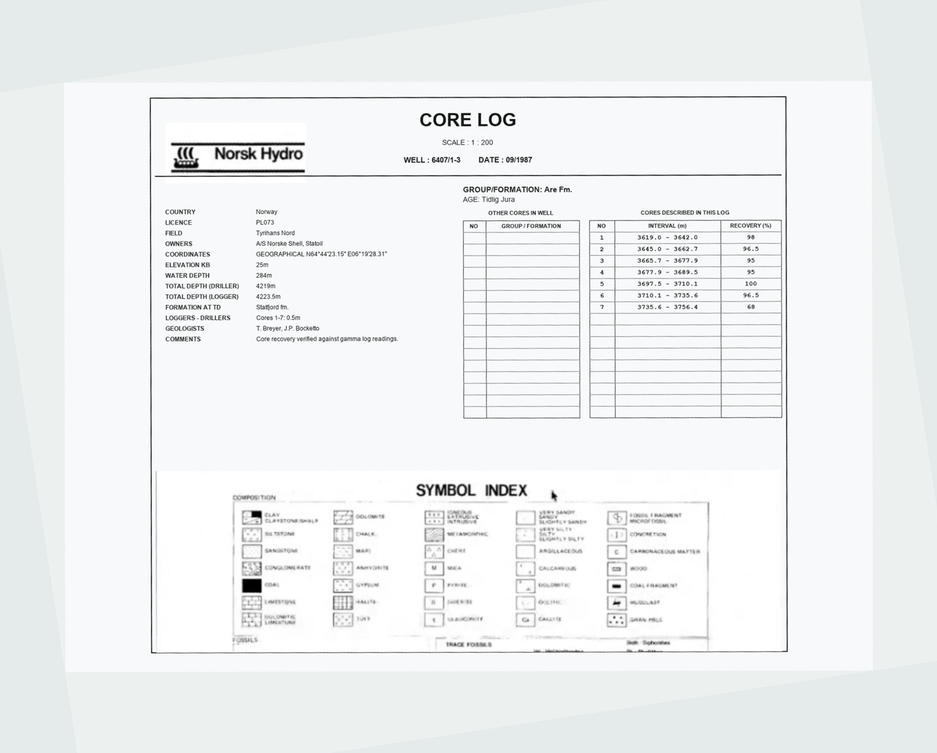
#> input picture ergon-data-study/deskewed_01.png, 937 x 753 px, shrunk from 1600 x 1287 before the run
$ python -i test_universal_cropper.py   (imports and definitions only)
#> lines starting #> are read from the running program, lines starting #| are printed output that depends on the picture; after the words box and inside, x2 and y2 are one past the last pixel; in counts of white or black regions, pixels touching at a corner belong together
#> further down, picture is the input picture: shape (753, 937, 3); mean B, G, R 241.6, 241.4, 238.7
import os
import cv2
import numpy as np
import pymupdf
from itertools import groupby
from operator import itemgetter


def detect_table_cutoff(img_bgr: np.ndarray) -> int:
    """
    Universal Table Cutoff Detector
    -------------------------------
    Detects the bottom Y-coordinate of the core summary table, supporting both:
      1. Open Tables (horizontal lines only, 0 vertical dividers)
      2. Closed Grid Tables (with vertical dividers & borders)
    """
    height, width = img_bgr.shape[:2]

    # Convert to black-and-white
    gray = cv2.cvtColor(img_bgr, cv2.COLOR_BGR2GRAY)
    _, bw = cv2.threshold(gray, 220, 255, cv2.THRESH_BINARY_INV)
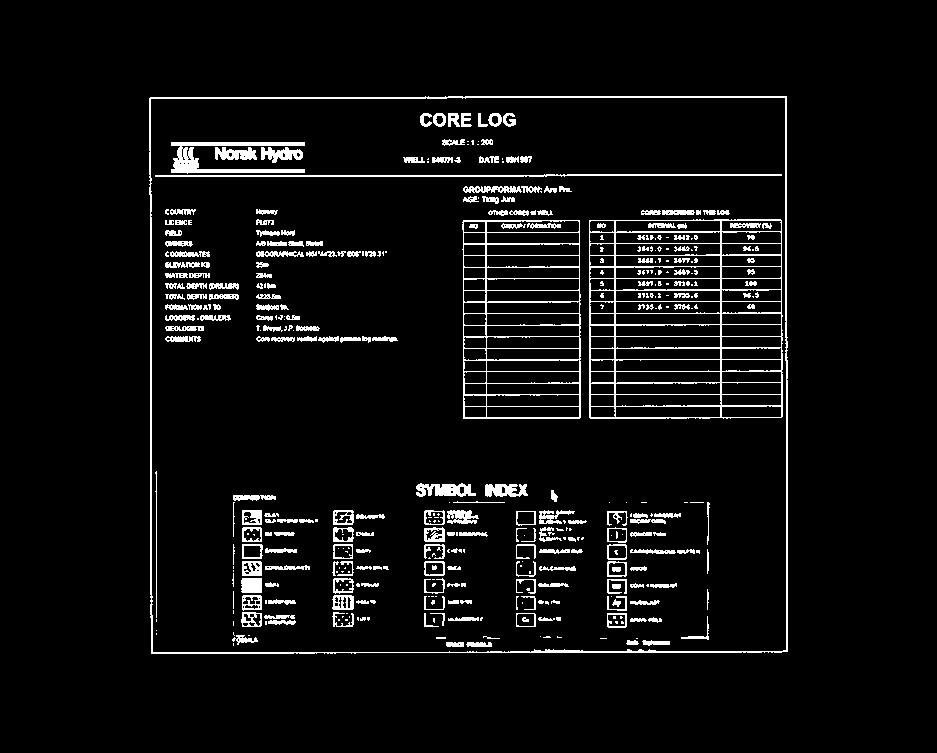
#> bw: shape (753, 937); 5.5% white in thin lines or dots, all inside (x1, y1, x2, y2) = (149, 96, 788, 654)

    # Search region: upper 75% of page, right 65% of width
    roi_top = int(height * 0.15)
    roi_bottom = int(height * 0.75)
    roi_left = int(width * 0.35)
    roi_right = int(width * 0.95)
    roi_bw = bw[roi_top:roi_bottom, roi_left:roi_right]
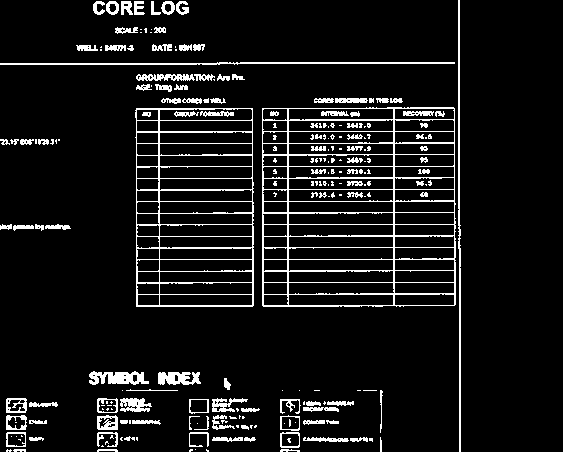
#> roi_bw: shape (452, 563); 8.4% white in thin lines or dots, all inside (x1, y1, x2, y2) = (0, 0, 461, 452)

    # 1. Ladder Engine (Horizontal lines only)
    h_kernel = cv2.getStructuringElement(cv2.MORPH_RECT, (25, 1))
    h_lines = cv2.morphologyEx(roi_bw, cv2.MORPH_OPEN, h_kernel)
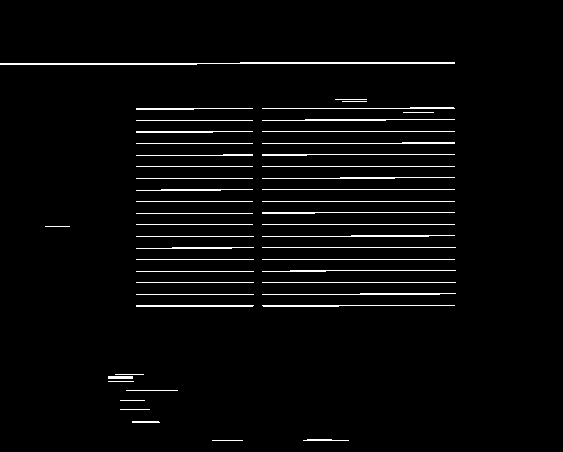
#> h_lines: shape (452, 563); 3.1% white in thin lines or dots, all inside (x1, y1, x2, y2) = (0, 62, 456, 441)
    heal_kernel = cv2.getStructuringElement(cv2.MORPH_RECT, (5, 1))
    h_lines = cv2.morphologyEx(h_lines, cv2.MORPH_CLOSE, heal_kernel)

    row_sums = np.sum(h_lines, axis=1)
#> row_sums = 452 values, max 116025 at index 63, min 0 at index 0, mean 4495.2
    peaks = np.where(row_sums > 35 * 255)[0]
#> peaks = 37 values from 62 to 440

    line_ys = []
    for k, g in groupby(enumerate(peaks), lambda ix: ix[0] - ix[1]):
        line_ys.append(int(np.mean(list(map(itemgetter(1), g)))))
#> this loop made 21 passes
#> k on passes 1 to 8: -62, -104, -113, -123, -132, -142, -152, -162
#> after the loop, line_ys = [63, 108, 119, 131, 142, 154, 166, 177, 189, 201, 212, 224, 235, 247, 259, 270, 282, 293, 305, 390, 440]

    ladder_end_y = None
    if len(line_ys) >= 4:
        ladders = []
        curr_ladder = [line_ys[0]]
#> curr_ladder = [63]
        for i in range(1, len(line_ys)):
            diff = line_ys[i] - line_ys[i - 1]
            if 14 <= diff <= 55:  # standard row height or 1 skipped/faded line
                curr_ladder.append(line_ys[i])
            else:
                if len(curr_ladder) >= 4:
                    ladders.append(curr_ladder)
                curr_ladder = [line_ys[i]]
#> this loop made 20 passes
#> (diff, curr_ladder) on passes 2 to 9: (11, [119]), (12, [131]), (11, [142]), (12, [154]), (12, [166]), (11, [177]), (12, [189]), (12, [201])
#> after the loop, ladders = []
        if len(curr_ladder) >= 4:
            ladders.append(curr_ladder)

        if ladders:
            longest = max(ladders, key=len)
            ladder_end_y = roi_top + longest[-1]

    # 2. Grid Box Engine (Closed tables)
    v_kernel = cv2.getStructuringElement(cv2.MORPH_RECT, (1, 30))
    v_lines = cv2.morphologyEx(bw, cv2.MORPH_OPEN, v_kernel)
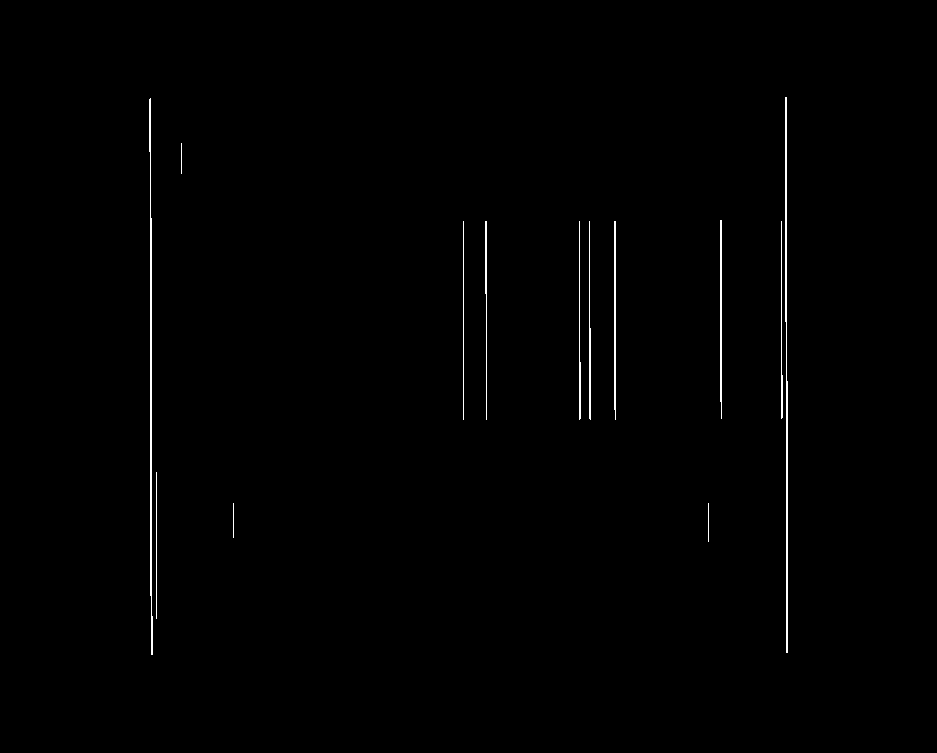
#> v_lines: shape (753, 937); 0.62% white in thin lines or dots, all inside (x1, y1, x2, y2) = (149, 97, 788, 655)
    h_full = cv2.morphologyEx(bw, cv2.MORPH_OPEN, cv2.getStructuringElement(cv2.MORPH_RECT, (40, 1)))
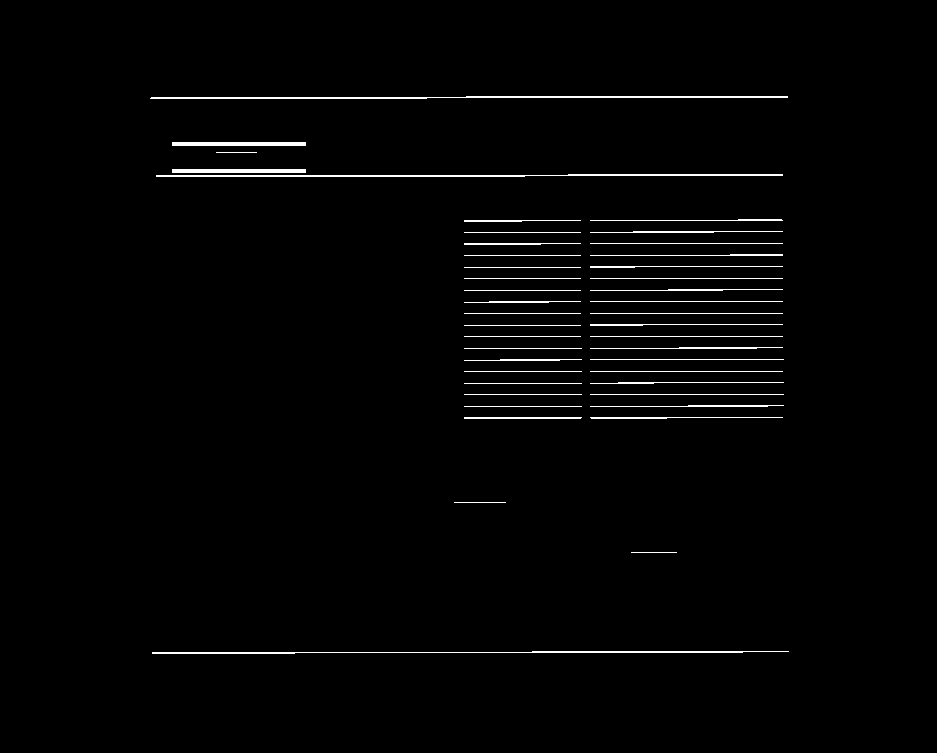
#> h_full: shape (753, 937); 1.6% white in thin lines or dots, all inside (x1, y1, x2, y2) = (150, 96, 789, 654)
    grid = h_full + v_lines
    contours, _ = cv2.findContours(grid, cv2.RETR_TREE, cv2.CHAIN_APPROX_SIMPLE)
#> contours = 97 contours, 6 with area under 20; largest, box (x1, y1, x2, y2) and area: (149, 96, 789, 655) 353672, (150, 97, 787, 653) 351752, (589, 219, 784, 420) 38009, (463, 220, 582, 420) 23044, (615, 359, 721, 372) 1258
    box_end_y = None
    for c in contours:
        x, y, box_w, box_h = cv2.boundingRect(c)
        if (
            x > (width * 0.35)
            and y < (height * 0.50)
            and box_w > 150
            and box_h > 100
            and box_w < (width * 0.80)
            and box_h < (height * 0.80)
        ):
            end = y + box_h
            if box_end_y is None or end > box_end_y:
                box_end_y = end
#> this loop made 97 passes
#> (x, y, box_w, box_h, end, box_end_y) on pass 43: (589, 219, 195, 201, 420, 420)
#> after the loop, box_end_y = 420

    detected = [y for y in [ladder_end_y, box_end_y] if y is not None]
#> detected = [420]
    if detected:
        return max(detected) + 8
    return int(height * 0.50)


# [11 lines left out: function crop_and_verify, not called in this run]


# [22 lines not run here, left out]

>>> import cv2
>>> picture = cv2.imread('deskewed_01.png')
>>> result = detect_table_cutoff(picture)
#> result = 428

$ run again, on ergon-data-study/sample_10.png
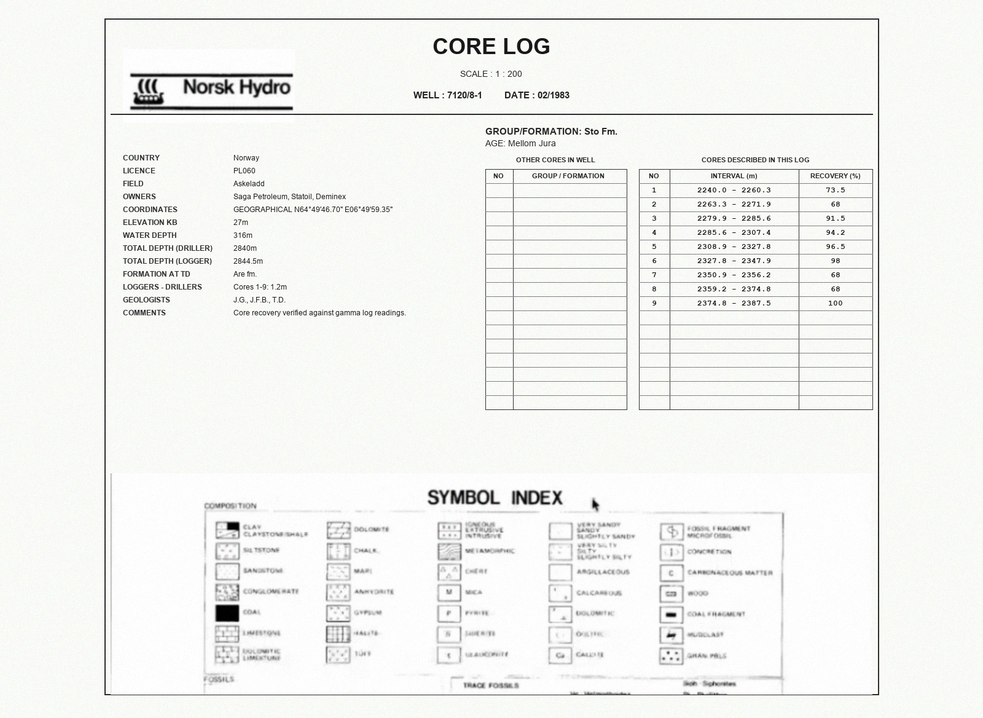
#> input picture ergon-data-study/sample_10.png, 983 x 718 px, shrunk from 1600 x 1168 before the run
#> picture is the input picture: shape (718, 983, 3); mean B, G, R 240.8, 243.4, 242.3
#> in detect_table_cutoff, `_, bw = cv2.threshold(gray, 220, 255, cv2.THRESH_BINARY_INV)`:
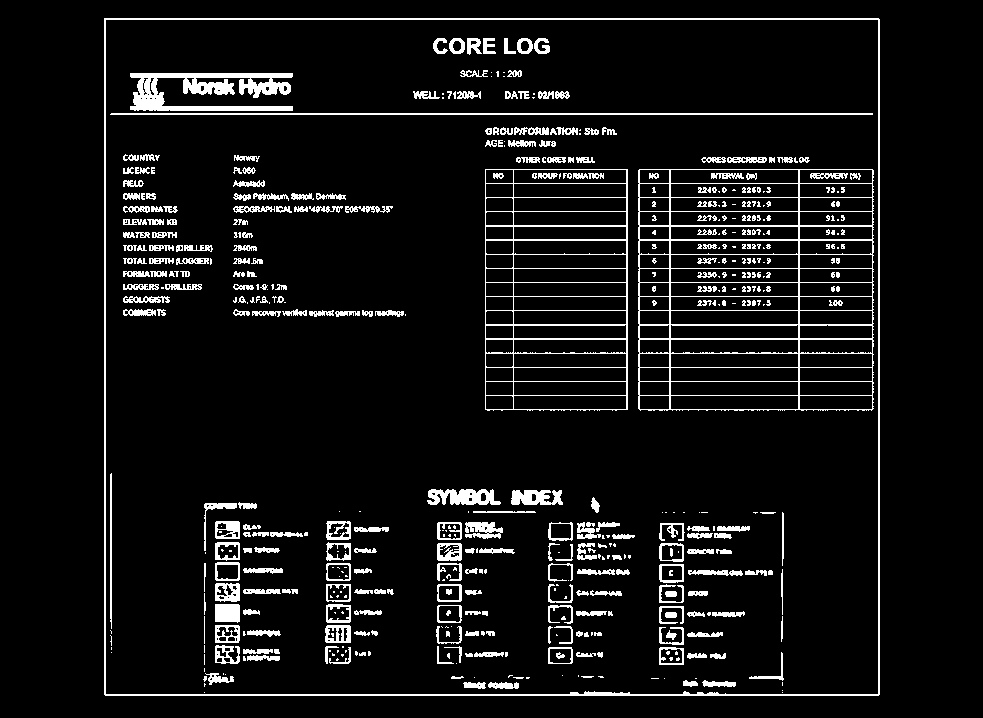
#> bw: shape (718, 983); 7.3% white in thin lines or dots, all inside (x1, y1, x2, y2) = (104, 18, 880, 696)
#> roi_bw: shape (431, 589); 8.6% white in thin lines or dots
#> row_sums = 431 values, max 134895 at index 6, min 0 at index 0, mean 5861.5
#> peaks = 28 values from 6 to 427
#> the loop in detect_table_cutoff, `for k, g in groupby(enumerate(peaks), lambda ix: ix[0] - ix[1]):` made 23 passes
#> k on passes 1 to 8: -6, -60, -73, -86, -99, -112, -124, -137
#> after the loop in detect_table_cutoff, `for k, g in groupby(enumerate(peaks), lambda ix: ix[0] - ix[1]):`: line_ys = [6, 62, 76, 90, 104, 118, 132, 147, 161, 175, 189, 203, 217, 231, 246, 260, 274, 288, 302, 394, 405, 423, 427]
#> in detect_table_cutoff, `curr_ladder = [line_ys[0]]`: curr_ladder = [6]
#> the loop in detect_table_cutoff, `for i in range(1, len(line_ys)):` made 22 passes
#> (diff, curr_ladder) on passes 1, 19, 20, 22: (56, [62]), (92, [394]), (11, [405]), (4, [427])
#> after the loop in detect_table_cutoff, `for i in range(1, len(line_ys)):`: ladders = [[62, 76, 90, 104, 118, 132, 147, 161, 175, 189, 203, 217, 231, 246, 260, 274, 288, 302]]
#> longest = [62, 76, 90, 104, 118, 132, 147, 161, 175, 189, 203, 217, 231, 246, 260, 274, 288, 302]
#> ladder_end_y = 409
#> v_lines: shape (718, 983); 0.82% white in thin lines or dots, all inside (x1, y1, x2, y2) = (104, 19, 880, 697)
#> h_full: shape (718, 983); 2.1% white in thin lines or dots, all inside (x1, y1, x2, y2) = (105, 18, 881, 696)
#> in detect_table_cutoff, `grid = h_full + v_lines`:
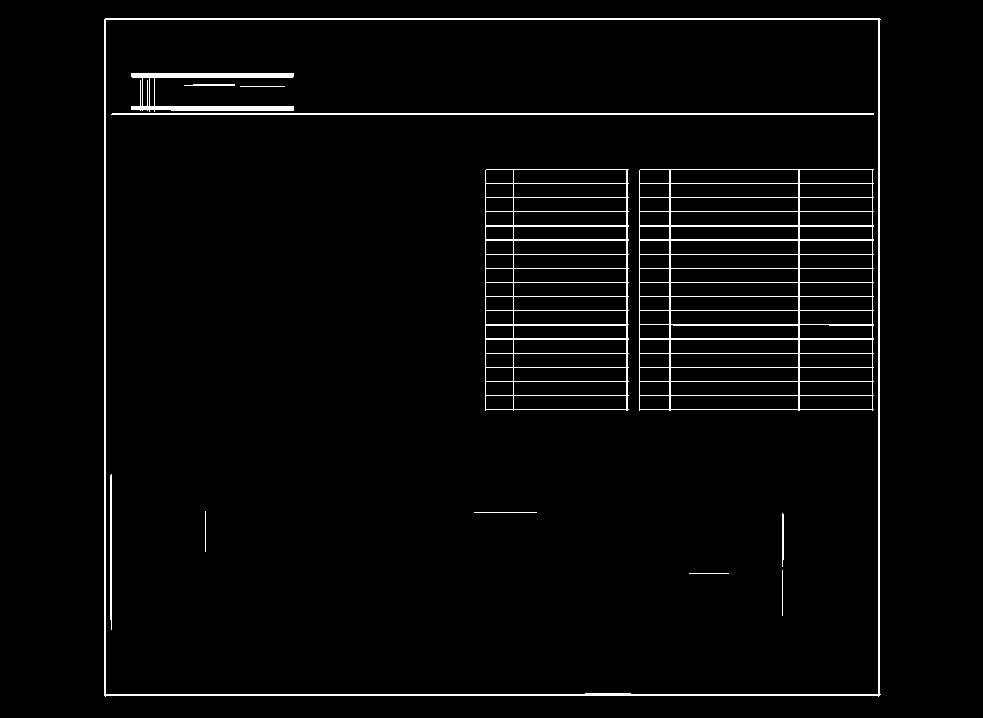
#> grid: shape (718, 983); min 0, max 255, mean 7.3
#> contours = 101 contours, 5 with area under 20; largest, box (x1, y1, x2, y2) and area: (104, 18, 881, 697) 524678, (105, 19, 879, 695) 521727, (639, 169, 874, 411) 55946, (485, 169, 629, 411) 34103, (670, 395, 799, 410) 1790
#> the loop in detect_table_cutoff, `for c in contours:` made 101 passes
#> (x, y, box_w, box_h, end, box_end_y) on pass 9: (639, 169, 235, 242, 411, 411)
#> after the loop in detect_table_cutoff, `for c in contours:`: box_end_y = 411
#> detected = [409, 411]
#> result = 419
